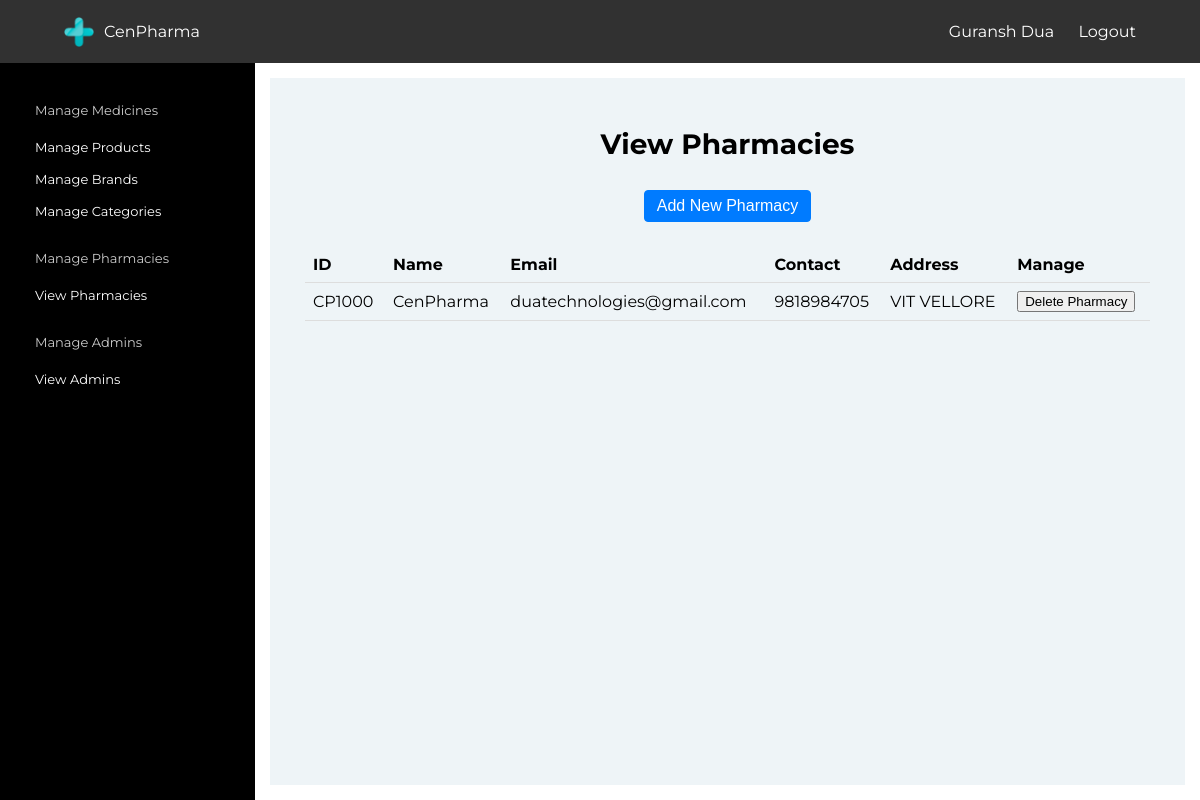
/admin/viewpharmacy.php (signed in), run on the app's committed database.
### tables this page shows
CREATE TABLE IF NOT EXISTS `pharmacies` (
  `ID` varchar(20) NOT NULL,
  `Name` varchar(30) NOT NULL,
  `Email` longtext NOT NULL,
  `Mobile` bigint(20) NOT NULL,
  `AddressLine1` longtext NOT NULL,
  `AddressLine2` longtext,
  `City` longtext NOT NULL,
  `Pincode` int(10) NOT NULL,
  `DisplayAddress` longtext NOT NULL,
  `Description` longtext NOT NULL,
  `format` varchar(5) NOT NULL,
  PRIMARY KEY (`ID`)
);

### admin/viewpharmacy.php (the view, shortened to what this page needs)
<!DOCTYPE html>
<html>
  <head>
    <?php require("../partials/meta.php");?>
  </head>
  <?php
  require("../auth/db.php");
  ?>
  <body>
    <?php
    require("./partials/navbarhome.php");
    ?>
    <div class="mywrapper">
      <?php
      require("./partials/sidebar.php");
      ?>
      <div class="main-panel">
        <div class="container">
          <h3 style="padding-bottom:20px; padding-top:40px">View Pharmacies</h3>
          <button class="mybtn btn-blue" onclick="location.href='./addpharmacy.php'">Add New Pharmacy</button>
          <div class="container" style="min-height:0px;display: block;overflow-x: auto;">
            <table>
            <tr>
            <th>ID</th>
            <th>Name</th>
            <th>Email</th>
            <th>Contact</th>
            <th>Address</th>
            <th>Manage</th>
            </tr>
            <?php
            $query="SELECT * from `pharmacies`";
            $result = mysqli_query($con,$query) or die(mysql_error());
            while($record=mysqli_fetch_assoc($result))
            {
              echo "<tr>
              <td>
              $record[ID]
              </td>
              <td>
              $record[Name]
              </td>
              <td>
              $record[Email]
              </td>
              <td>
              $record[Mobile]
              </td>
              <td>
              $record[DisplayAddress]
              </td>
              <td>
              <button class='btn' onclick='location.href=\"./functions.php?fid=deletepharmacy&pid=$record[ID]\"'>Delete Pharmacy</button>
              </td>
              </tr>";
            }
            ?>
            </table>
          </div>
        </div>
      </div>
    </div>
  </body>
</html>

### css/style.css (style rules this page uses)
* { box-sizing: border-box; }
body { margin: 0px; font-family: 'Montserrat', sans-serif; background-color: #fff; overflow-x: hidden;; }
.container { padding-right:15px; padding-left:15px; margin-right:auto; margin-left:auto; }
.mybtn { display:inline-block; font-weight:400; text-align:center; padding:.375rem .75rem; border-radius: .25rem; font-size: 1rem; border: 1px solid transparent; }
.btn-blue { color: #fff; border-color: #007bff; background-color: #007bff; }
.h1, .h2, .h3, .h4, .h5, .h6, h1, h2, h3, h4, h5, h6 { margin-top:0rem; margin-bottom: 0.5rem; line-height: 1.2; }
h3 { font-size: 1.75rem; }
.mywrapper { min-height: calc(100vh - 63px); display: flex; flex-direction: row; padding-left: 0; padding-right: 0; width: 100%; margin-right: auto; margin-left: auto; }
.main-panel { width: calc(100% - 255px); min-height: calc(100vh - 63px); display: flex; flex-direction: column; width: calc(100% - 255px) }
.main-panel .container { background-color: #eef4f7; min-height: calc(100vh - 93px); margin:15px; padding:10px; width:calc(100%-285px); justify-content: center; align-items: center; text-align: center; }
table { border-collapse: collapse; width: 100%; box-sizing: border-box; max-width: 100%; }
th, td { padding: 8px; text-align: left; border-bottom: 1px solid #ddd; }

### data on the page
pharmacies: ID "CP1000", Name "CenPharma", Email "duatechnologies@gmail.com", Mobile "9818984705", DisplayAddress "VIT VELLORE"

### other printed values
$_SESSION['cenadminname'] "Guransh Dua"
